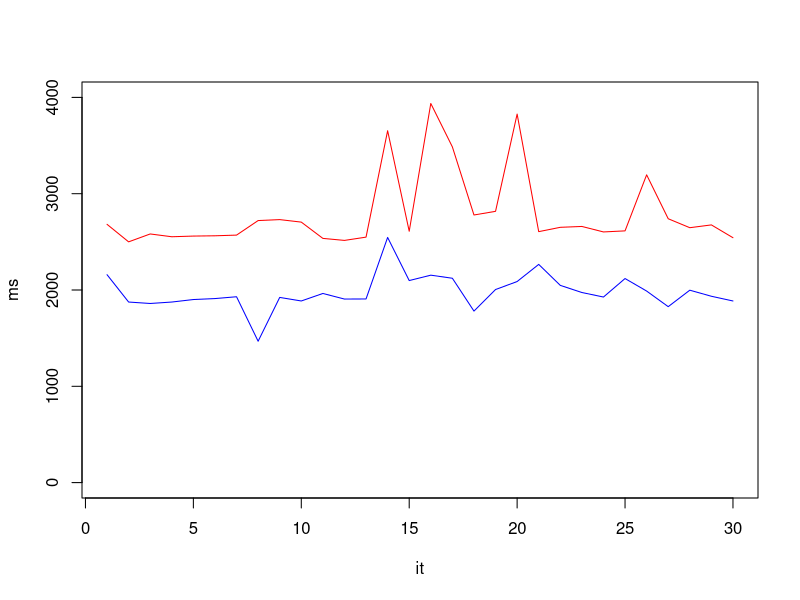

Recreate this plot in R.
new = c(2159, 1875, 1860, 1875, 1901, 1911, 1930, 1468, 1923, 1886, 1964, 1906, 1907, 2546, 2098, 2154, 2122, 1781, 2005, 2088, 2266, 2048, 1974, 1927, 2119, 1989, 1827, 1998, 1935, 1886)
old = c(2682, 2500, 2582, 2553, 2560, 2563, 2570, 2721, 2731, 2705, 2536, 2515, 2549, 3654, 2610, 3937, 3486, 2779, 2817, 3827, 2606, 2651, 2660, 2603, 2614, 3196, 2740, 2647, 2676, 2543)

print(mean(new))
print(mean(old))

print(length(old))

plot(1:30, new, type="l", col="blue", ylim=c(0,4000), xlim=c(1, 30), xlab = 'it', ylab='ms')
lines(1:30, old, col="red")

